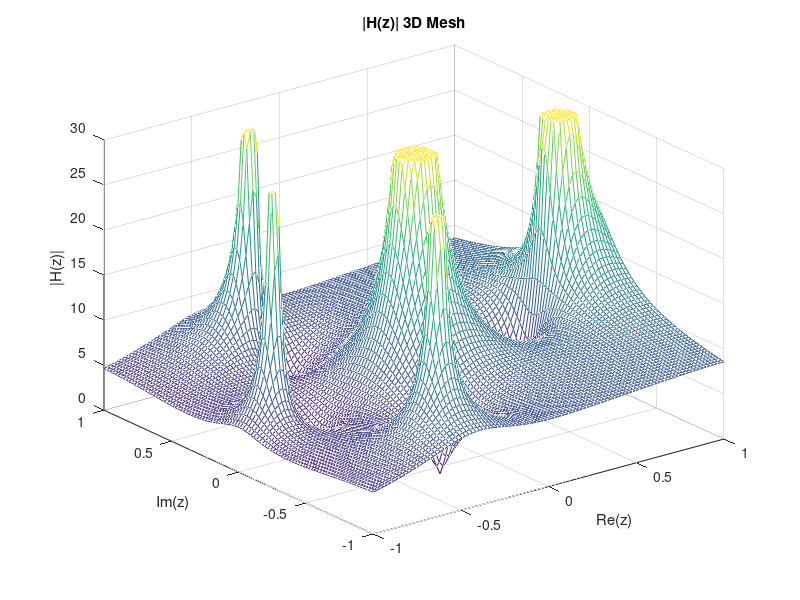
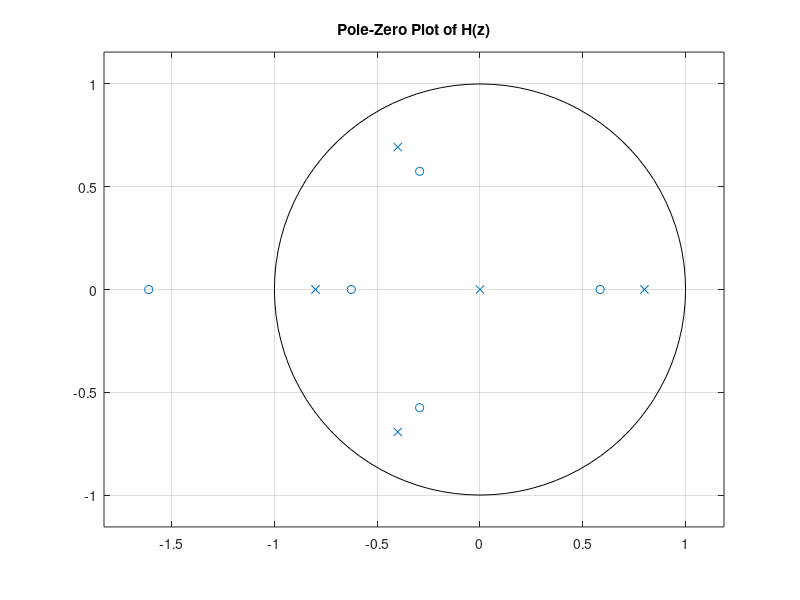
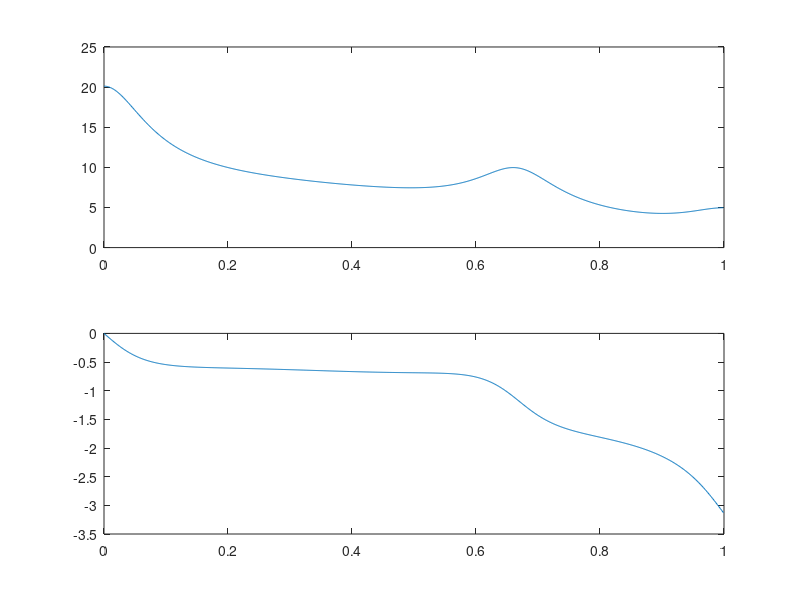

Write MATLAB code to recreate these figures, in order.
%%EEET425 LAB 09 q2a

b = [5 11.2 5.44 -0.384 -2.3552 -1.2288]; %numerator coefficients
a = [1 0.8 0 -0.512 -0.4096]; %denominator coefficients

%part a residuez forward, H(z) to residues, poles, and direct terms
[r, p, k] = residuez(b, a) %k = [2 3] since num order (5) > den order (4)
abs(p) %all pole magnitudes are 0.8, so the system is stable

ic = find(abs(imag(p)) > 1e-6); %indices of the complex conjugate poles
ir = find(abs(imag(p)) <= 1e-6); %indices of the two real poles

%part a residuez backward on the complex pair, gives a real second order section
[b_c, a_c] = residuez(r(ic), p(ic), []);
b_c = real(b_c) %should be [1 2]
a_c = real(a_c) %should be [1 0.8 0.64]

%part a residuez backward on the real poles, gives the other second order section
[b_r, a_r] = residuez(r(ir), p(ir), []);
b_r = real(b_r) %should be [2 3]
a_r = real(a_r) %should be [1 0 -0.64]

%part c 3D mesh of |H(z)|
[X, Y] = meshgrid(linspace(-1, 1, 100)); %even number of points so z = 0 is skipped
Z = X + 1j*Y; %complex z plane grid
H = (5 + 11.2*Z.^-1 + 5.44*Z.^-2 - 0.384*Z.^-3 - 2.3552*Z.^-4 - 1.2288*Z.^-5) ./ (1 + 0.8*Z.^-1 - 0.512*Z.^-3 - 0.4096*Z.^-4);
Hmag = abs(H);
Hmag(Hmag > 30) = 30; %clip the spikes at the poles so the plot is readable

figure;
mesh(X, Y, Hmag);
title('|H(z)| 3D Mesh'); xlabel('Re(z)'); ylabel('Im(z)'); zlabel('|H(z)|');

%part d 2D pole zero plot
figure;
zplane(b, a);
title('Pole-Zero Plot of H(z)');

%part e magnitude and phase response
[Hw, w] = freqz(b, a, 1024); %frequency response

figure;
subplot(2, 1, 1);
plot(w/pi, abs(Hw)); %magnitude response

subplot(2, 1, 2);
plot(w/pi, angle(Hw)); %phase response
